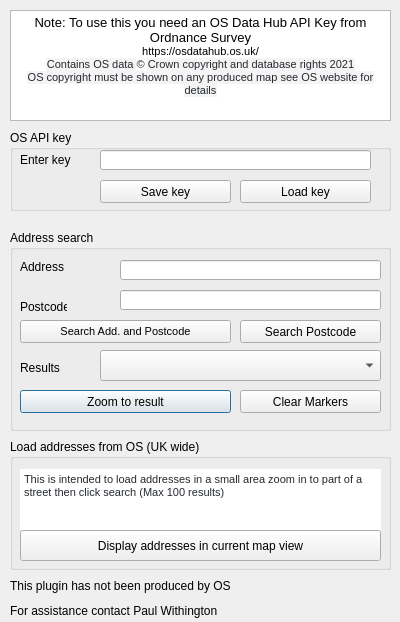
<?xml version="1.0" encoding="UTF-8"?>
<ui version="4.0">
 <class>OS_search_for_addressesDialogBase</class>
 <widget class="QDialog" name="OS_search_for_addressesDialogBase">
  <property name="geometry">
   <rect>
    <x>0</x>
    <y>0</y>
    <width>400</width>
    <height>622</height>
   </rect>
  </property>
  <property name="windowTitle">
   <string>OS search for addresses</string>
  </property>
  <property name="autoFillBackground">
   <bool>true</bool>
  </property>
  <widget class="QComboBox" name="comboBoxadd">
   <property name="geometry">
    <rect>
     <x>100</x>
     <y>350</y>
     <width>281</width>
     <height>31</height>
    </rect>
   </property>
  </widget>
  <widget class="QLineEdit" name="sadd">
   <property name="geometry">
    <rect>
     <x>120</x>
     <y>260</y>
     <width>261</width>
     <height>20</height>
    </rect>
   </property>
   <property name="inputMethodHints">
    <set>Qt::ImhPreferUppercase|Qt::ImhUppercaseOnly</set>
   </property>
   <property name="text">
    <string/>
   </property>
  </widget>
  <widget class="QLineEdit" name="APIKEY">
   <property name="geometry">
    <rect>
     <x>100</x>
     <y>150</y>
     <width>271</width>
     <height>20</height>
    </rect>
   </property>
   <property name="text">
    <string/>
   </property>
  </widget>
  <widget class="QLabel" name="label">
   <property name="geometry">
    <rect>
     <x>20</x>
     <y>260</y>
     <width>47</width>
     <height>13</height>
    </rect>
   </property>
   <property name="text">
    <string>Address</string>
   </property>
  </widget>
  <widget class="QLabel" name="label_2">
   <property name="geometry">
    <rect>
     <x>20</x>
     <y>150</y>
     <width>71</width>
     <height>20</height>
    </rect>
   </property>
   <property name="text">
    <string>Enter key</string>
   </property>
  </widget>
  <widget class="QLabel" name="label_3">
   <property name="geometry">
    <rect>
     <x>20</x>
     <y>300</y>
     <width>47</width>
     <height>13</height>
    </rect>
   </property>
   <property name="text">
    <string>Postcode</string>
   </property>
  </widget>
  <widget class="QLineEdit" name="spostcode">
   <property name="geometry">
    <rect>
     <x>120</x>
     <y>290</y>
     <width>261</width>
     <height>20</height>
    </rect>
   </property>
   <property name="inputMethodHints">
    <set>Qt::ImhPreferUppercase|Qt::ImhUppercaseOnly</set>
   </property>
   <property name="text">
    <string/>
   </property>
  </widget>
  <widget class="QPushButton" name="zoomad">
   <property name="geometry">
    <rect>
     <x>20</x>
     <y>390</y>
     <width>211</width>
     <height>23</height>
    </rect>
   </property>
   <property name="text">
    <string>Zoom to result</string>
   </property>
  </widget>
  <widget class="QPushButton" name="clearm">
   <property name="geometry">
    <rect>
     <x>240</x>
     <y>390</y>
     <width>141</width>
     <height>23</height>
    </rect>
   </property>
   <property name="text">
    <string>Clear Markers</string>
   </property>
  </widget>
  <widget class="QLabel" name="label_4">
   <property name="geometry">
    <rect>
     <x>20</x>
     <y>20</y>
     <width>351</width>
     <height>71</height>
    </rect>
   </property>
   <property name="text">
    <string/>
   </property>
  </widget>
  <widget class="QTextBrowser" name="textBrowser">
   <property name="geometry">
    <rect>
     <x>10</x>
     <y>10</y>
     <width>381</width>
     <height>111</height>
    </rect>
   </property>
   <property name="font">
    <font>
     <pointsize>7</pointsize>
    </font>
   </property>
   <property name="html">
    <string>&lt;!DOCTYPE HTML PUBLIC &quot;-//W3C//DTD HTML 4.0//EN&quot; &quot;http://www.w3.org/TR/REC-html40/strict.dtd&quot;&gt;
&lt;html&gt;&lt;head&gt;&lt;meta name=&quot;qrichtext&quot; content=&quot;1&quot; /&gt;&lt;style type=&quot;text/css&quot;&gt;
p, li { white-space: pre-wrap; }
&lt;/style&gt;&lt;/head&gt;&lt;body style=&quot; font-family:'MS Shell Dlg 2'; font-size:7pt; font-weight:400; font-style:normal;&quot;&gt;
&lt;p align=&quot;center&quot; style=&quot; margin-top:0px; margin-bottom:0px; margin-left:0px; margin-right:0px; -qt-block-indent:0; text-indent:0px;&quot;&gt;&lt;span style=&quot; font-size:10pt;&quot;&gt;Note: To use this you need an OS Data Hub API Key from Ordnance Survey&lt;/span&gt;&lt;/p&gt;
&lt;p align=&quot;center&quot; style=&quot; margin-top:0px; margin-bottom:0px; margin-left:0px; margin-right:0px; -qt-block-indent:0; text-indent:0px;&quot;&gt;&lt;span style=&quot; font-size:8.25pt;&quot;&gt;https://osdatahub.os.uk/&lt;/span&gt;&lt;/p&gt;
&lt;p align=&quot;center&quot; style=&quot; margin-top:0px; margin-bottom:0px; margin-left:0px; margin-right:0px; -qt-block-indent:0; text-indent:0px;&quot;&gt;&lt;span style=&quot; font-family:'SFMono-Regular,Consolas,Liberation Mono,Menlo,monospace'; font-size:8pt; color:#24292e; background-color:rgba(27,31,35,0.047059);&quot;&gt;Contains OS data &lt;/span&gt;&lt;span style=&quot; font-family:'arial,sans-serif'; font-size:8pt; color:#202124; background-color:#ffffff;&quot;&gt;© &lt;/span&gt;&lt;span style=&quot; font-family:'SFMono-Regular,Consolas,Liberation Mono,Menlo,monospace'; font-size:8pt; color:#24292e; background-color:rgba(27,31,35,0.047059);&quot;&gt;Crown copyright and database rights 2021&lt;/span&gt;&lt;/p&gt;
&lt;p align=&quot;center&quot; style=&quot; margin-top:0px; margin-bottom:0px; margin-left:0px; margin-right:0px; -qt-block-indent:0; text-indent:0px;&quot;&gt;&lt;span style=&quot; font-family:'SFMono-Regular,Consolas,Liberation Mono,Menlo,monospace'; font-size:8pt; color:#24292e; background-color:rgba(27,31,35,0.047059);&quot;&gt;OS copyright must be shown on any produced map see OS website for details&lt;/span&gt;&lt;/p&gt;&lt;/body&gt;&lt;/html&gt;</string>
   </property>
  </widget>
  <widget class="QLabel" name="label_5">
   <property name="geometry">
    <rect>
     <x>10</x>
     <y>575</y>
     <width>371</width>
     <height>21</height>
    </rect>
   </property>
   <property name="text">
    <string>This plugin has not been produced by OS</string>
   </property>
  </widget>
  <widget class="QPushButton" name="getalladd">
   <property name="geometry">
    <rect>
     <x>20</x>
     <y>530</y>
     <width>361</width>
     <height>31</height>
    </rect>
   </property>
   <property name="text">
    <string>Display addresses in current map view</string>
   </property>
  </widget>
  <widget class="QGroupBox" name="groupBox">
   <property name="geometry">
    <rect>
     <x>10</x>
     <y>230</y>
     <width>381</width>
     <height>201</height>
    </rect>
   </property>
   <property name="title">
    <string>Address search</string>
   </property>
   <widget class="QPushButton" name="serpostcode">
    <property name="geometry">
     <rect>
      <x>230</x>
      <y>90</y>
      <width>141</width>
      <height>23</height>
     </rect>
    </property>
    <property name="text">
     <string>Search Postcode</string>
    </property>
   </widget>
   <widget class="QPushButton" name="pushButtongetadd">
    <property name="geometry">
     <rect>
      <x>10</x>
      <y>90</y>
      <width>211</width>
      <height>23</height>
     </rect>
    </property>
    <property name="font">
     <font>
      <pointsize>8</pointsize>
     </font>
    </property>
    <property name="text">
     <string>Search Add. and Postcode</string>
    </property>
   </widget>
   <widget class="QLabel" name="label_6">
    <property name="geometry">
     <rect>
      <x>10</x>
      <y>130</y>
      <width>71</width>
      <height>16</height>
     </rect>
    </property>
    <property name="text">
     <string>Results</string>
    </property>
   </widget>
  </widget>
  <widget class="QGroupBox" name="groupBox_2">
   <property name="geometry">
    <rect>
     <x>10</x>
     <y>439</y>
     <width>381</width>
     <height>131</height>
    </rect>
   </property>
   <property name="title">
    <string>Load addresses from OS (UK wide)</string>
   </property>
   <widget class="QTextBrowser" name="textBrowser_2">
    <property name="geometry">
     <rect>
      <x>10</x>
      <y>30</y>
      <width>361</width>
      <height>61</height>
     </rect>
    </property>
    <property name="autoFillBackground">
     <bool>true</bool>
    </property>
    <property name="frameShape">
     <enum>QFrame::NoFrame</enum>
    </property>
    <property name="frameShadow">
     <enum>QFrame::Plain</enum>
    </property>
    <property name="html">
     <string>&lt;!DOCTYPE HTML PUBLIC &quot;-//W3C//DTD HTML 4.0//EN&quot; &quot;http://www.w3.org/TR/REC-html40/strict.dtd&quot;&gt;
&lt;html&gt;&lt;head&gt;&lt;meta name=&quot;qrichtext&quot; content=&quot;1&quot; /&gt;&lt;style type=&quot;text/css&quot;&gt;
p, li { white-space: pre-wrap; }
&lt;/style&gt;&lt;/head&gt;&lt;body style=&quot; font-family:'MS Shell Dlg 2'; font-size:8.25pt; font-weight:400; font-style:normal;&quot;&gt;
&lt;p style=&quot; margin-top:12px; margin-bottom:12px; margin-left:0px; margin-right:0px; -qt-block-indent:0; text-indent:0px;&quot;&gt;&lt;span style=&quot; color:#24292e;&quot;&gt;This is intended to load addresses in a small area zoom in to part of a street then click search (Max 100 results)&lt;/span&gt;&lt;/p&gt;&lt;/body&gt;&lt;/html&gt;</string>
    </property>
    <property name="textInteractionFlags">
     <set>Qt::NoTextInteraction</set>
    </property>
   </widget>
  </widget>
  <widget class="QLabel" name="label_7">
   <property name="geometry">
    <rect>
     <x>10</x>
     <y>600</y>
     <width>371</width>
     <height>21</height>
    </rect>
   </property>
   <property name="text">
    <string>For assistance contact Paul Withington</string>
   </property>
  </widget>
  <widget class="QPushButton" name="savekey">
   <property name="geometry">
    <rect>
     <x>100</x>
     <y>180</y>
     <width>131</width>
     <height>23</height>
    </rect>
   </property>
   <property name="text">
    <string>Save key</string>
   </property>
  </widget>
  <widget class="QPushButton" name="loadkey">
   <property name="geometry">
    <rect>
     <x>240</x>
     <y>180</y>
     <width>131</width>
     <height>23</height>
    </rect>
   </property>
   <property name="text">
    <string>Load key</string>
   </property>
  </widget>
  <widget class="QGroupBox" name="groupBox_3">
   <property name="geometry">
    <rect>
     <x>10</x>
     <y>130</y>
     <width>381</width>
     <height>81</height>
    </rect>
   </property>
   <property name="title">
    <string>OS API key</string>
   </property>
  </widget>
  <zorder>groupBox_3</zorder>
  <zorder>groupBox_2</zorder>
  <zorder>groupBox</zorder>
  <zorder>comboBoxadd</zorder>
  <zorder>sadd</zorder>
  <zorder>APIKEY</zorder>
  <zorder>label</zorder>
  <zorder>label_2</zorder>
  <zorder>label_3</zorder>
  <zorder>spostcode</zorder>
  <zorder>zoomad</zorder>
  <zorder>clearm</zorder>
  <zorder>label_4</zorder>
  <zorder>textBrowser</zorder>
  <zorder>label_5</zorder>
  <zorder>getalladd</zorder>
  <zorder>label_7</zorder>
  <zorder>savekey</zorder>
  <zorder>loadkey</zorder>
 </widget>
 <tabstops>
  <tabstop>APIKEY</tabstop>
  <tabstop>sadd</tabstop>
  <tabstop>spostcode</tabstop>
  <tabstop>pushButtongetadd</tabstop>
  <tabstop>comboBoxadd</tabstop>
  <tabstop>zoomad</tabstop>
  <tabstop>clearm</tabstop>
  <tabstop>getalladd</tabstop>
  <tabstop>savekey</tabstop>
  <tabstop>loadkey</tabstop>
  <tabstop>serpostcode</tabstop>
  <tabstop>textBrowser</tabstop>
  <tabstop>textBrowser_2</tabstop>
 </tabstops>
 <resources/>
 <connections/>
</ui>
